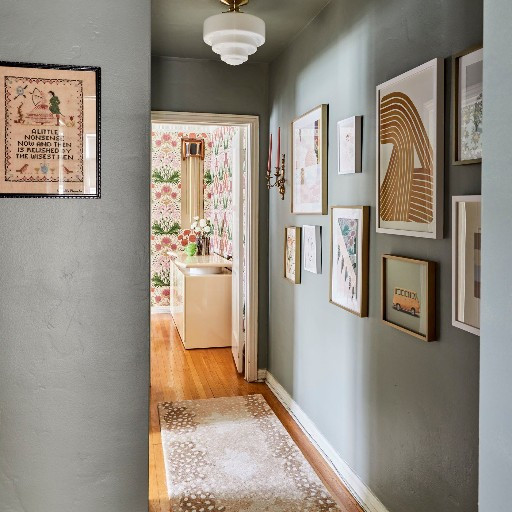
#> input picture tfjs/examples/hallway-0011.jpg, 512 x 512 px
$ python randomly_combine_images.py tfjs/examples tfjs/examples out
#> lines starting #> are read from the running program, lines starting #| are printed output that depends on the picture
from PIL import Image
import os
from glob import glob
import argparse
from random import choice

def ensure_directory(dir):
    try:
        os.makedirs(dir)
    except OSError as e:
        if e.errno != 17:
            raise e


def combine_images(input_dir_first, input_dir_second, output_dir, amount, ext='jpg'):
#> called with input_dir_first = 'tfjs/examples', input_dir_second = 'tfjs/examples', output_dir = 'out', amount = 5000, ext = 'jpg'
    ensure_directory(output_dir)
    first_images = glob(os.path.join(input_dir_first, f'*.{ext}'))
    second_images = glob(os.path.join(input_dir_second, f'*.{ext}'))
    for i in range(amount):
        print(i)
        first_image = choice(first_images)
        second_image = choice(second_images)
        img_first = Image.open(first_image)
#> img_first is the input picture: PIL image 512x512 RGB; mean R, G, B 151.3, 142.6, 131.3
        img_second = Image.open(second_image)
        img_first.thumbnail((512, 512))
        img_second.thumbnail((512, 512))
        output_image = Image.new('RGB', (1024, 512))
#> output_image: PIL image 1024x512 RGB; every value is 0
        output_image.paste(img_first, (0, 0))
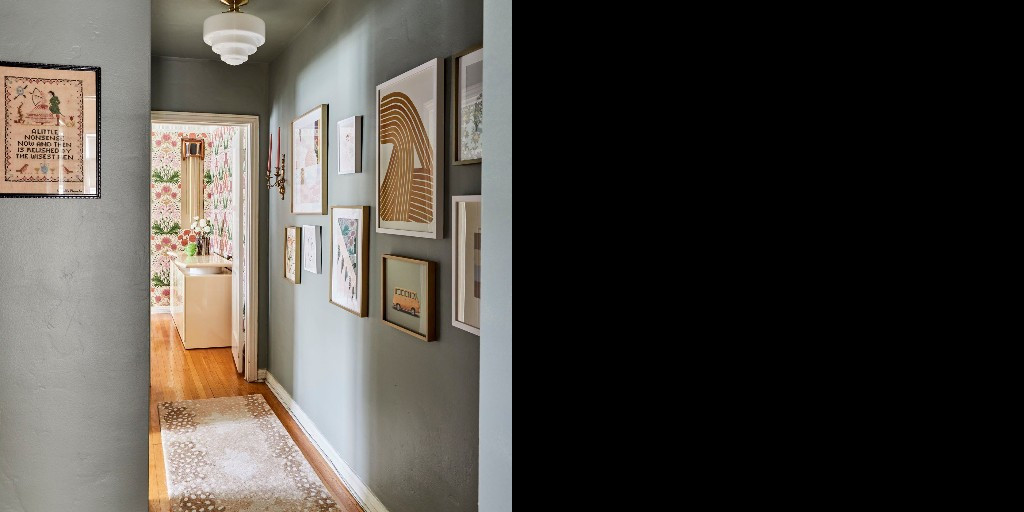
#> output_image: PIL image 1024x512 RGB; mean R, G, B 75.7, 71.3, 65.6
        output_image.paste(img_second, (512, 0))
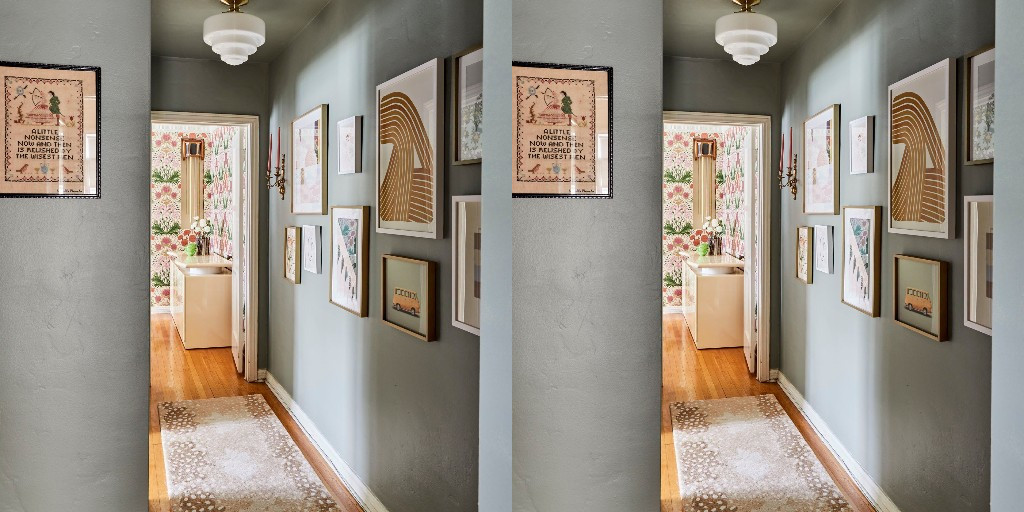
#> output_image: PIL image 1024x512 RGB; mean R, G, B 151.3, 142.6, 131.3
        output_image_file = os.path.join(output_dir, f'{i:05}.jpg')
        output_image.save(output_image_file)


if __name__=='__main__':
    parser = argparse.ArgumentParser(description='Check if all images have the same size.')
    parser.add_argument('input_dir_first', help='The first input directory')
    parser.add_argument('input_dir_second', help='The second input directory')
    parser.add_argument('output_dir', help='The output directory')
    parser.add_argument('--amount', help='The amount of random images to generate', type=int, default=5000)
    #parser.add_argument('--width', dest='width', type=int, default=512, help='The width of the image')
    ##parser.add_argument('--height', dest='height', type=int, default=512, help='The height of the image')
    #parser.add_argument('--ext', dest='ext', default='png', help='The image extension')
    args = parser.parse_args()
    combine_images(args.input_dir_first, args.input_dir_second, args.output_dir, args.amount)
